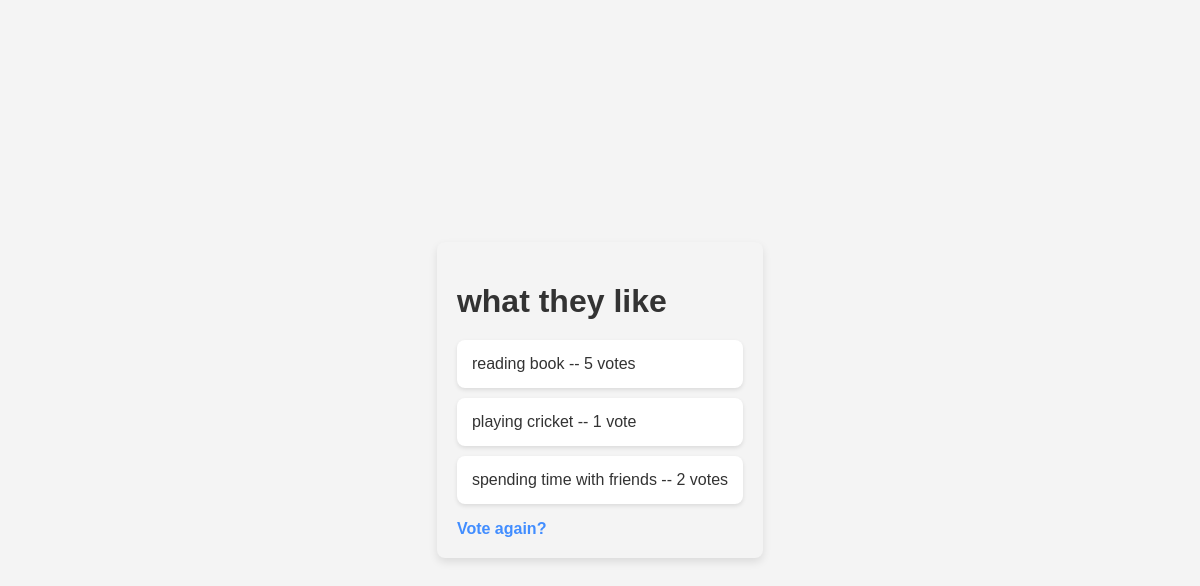
Screenshot of /5/results/ with the database file from the repository.
### polls/models.py (models this page shows, shortened)
class Question(models.Model):
    question_text = models.CharField(max_length=200)
    pub_date = models.DateTimeField("date published")

class Choice(models.Model):
    question = models.ForeignKey(Question, on_delete = models.CASCADE)
    choice_text = models.CharField(max_length=200)
    votes = models.IntegerField(default=0)

### polls/views.py (the view)
# urls.py: path("<int:question_id>/results/", views.results, name="results"),
def results(request, question_id):
    question = get_object_or_404(Question, pk=question_id)
    return render(request, "polls/results.html", {"question": question})

### polls/templates/polls/results.html (shortened to what this page needs)
<!DOCTYPE html>
<html lang="en">
<head>
</head>
<body>
    <div class="container">
        <h1>{{ question.question_text }}</h1>
        <ul>
            {% for choice in question.choice_set.all %}
                <li>{{ choice.choice_text }} -- {{ choice.votes }} vote{{ choice.votes|pluralize }}</li>
            {% endfor %}
        </ul>
        <a href="{% url 'polls:detail' question.id %}">Vote again?</a>
    </div>
</body>
</html>

### polls/templates/polls/results.html (style rules this page uses)
body { font-family: 'Arial', sans-serif; margin: 0; padding: 0; display: flex; align-items: center; justify-content: center; height: 100vh; overflow: hidden; background-color: #f4f4f4; color: #333; }
.container { max-width: 600px; background-color: #f4f4f4; padding: 20px; border-radius: 8px; box-shadow: 0 4px 8px rgba(0, 0, 0, 0.1); }
h1 { color: #333; margin-bottom: 20px; }
ul { list-style-type: none; padding: 0; }
li { background-color: #fff; margin: 10px 0; padding: 15px; border-radius: 8px; box-shadow: 0 2px 4px rgba(0, 0, 0, 0.1); transition: background-color 0.3s ease; }
a { color: #418dff; text-decoration: none; font-weight: bold; font-size: 16px; }

### rows the page displays
Question: question_text "what they like"
Choice: choice_text "reading book", votes "5"
Choice: choice_text "playing cricket", votes "1"
Choice: choice_text "spending time with friends", votes "2"
